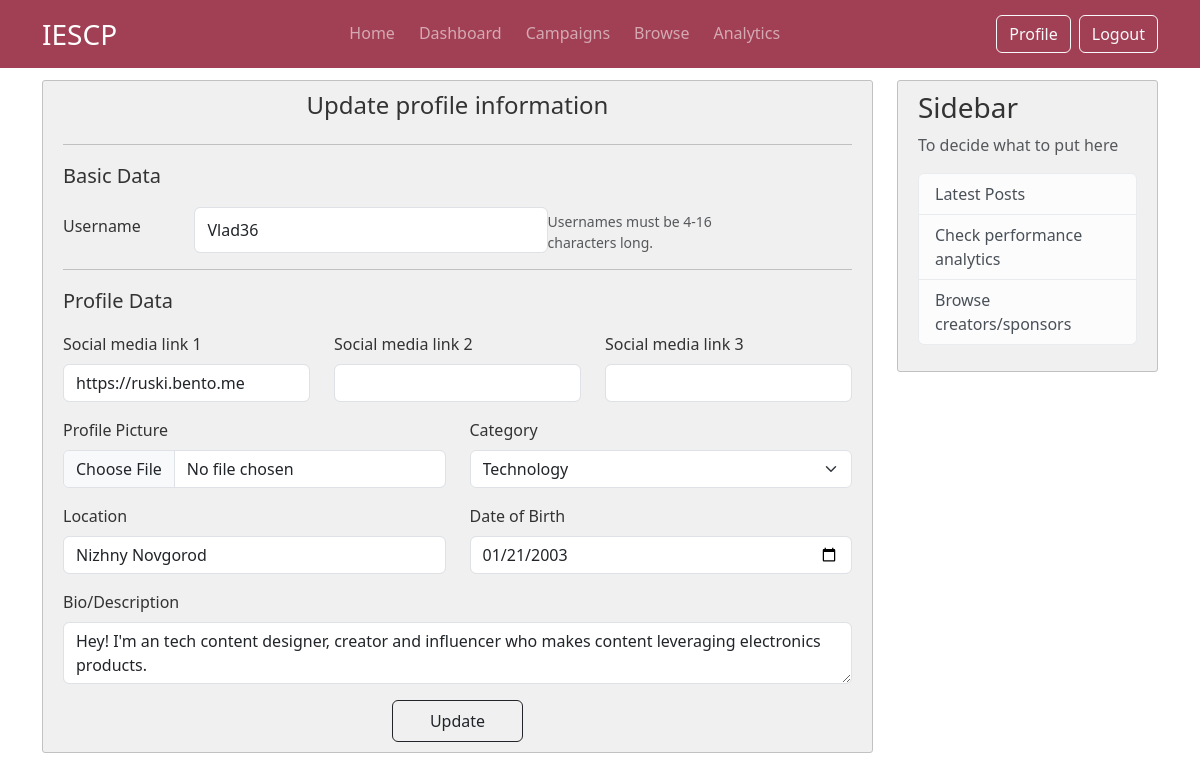
/creator-profile (signed in), run on an earlier commit of the app's database.
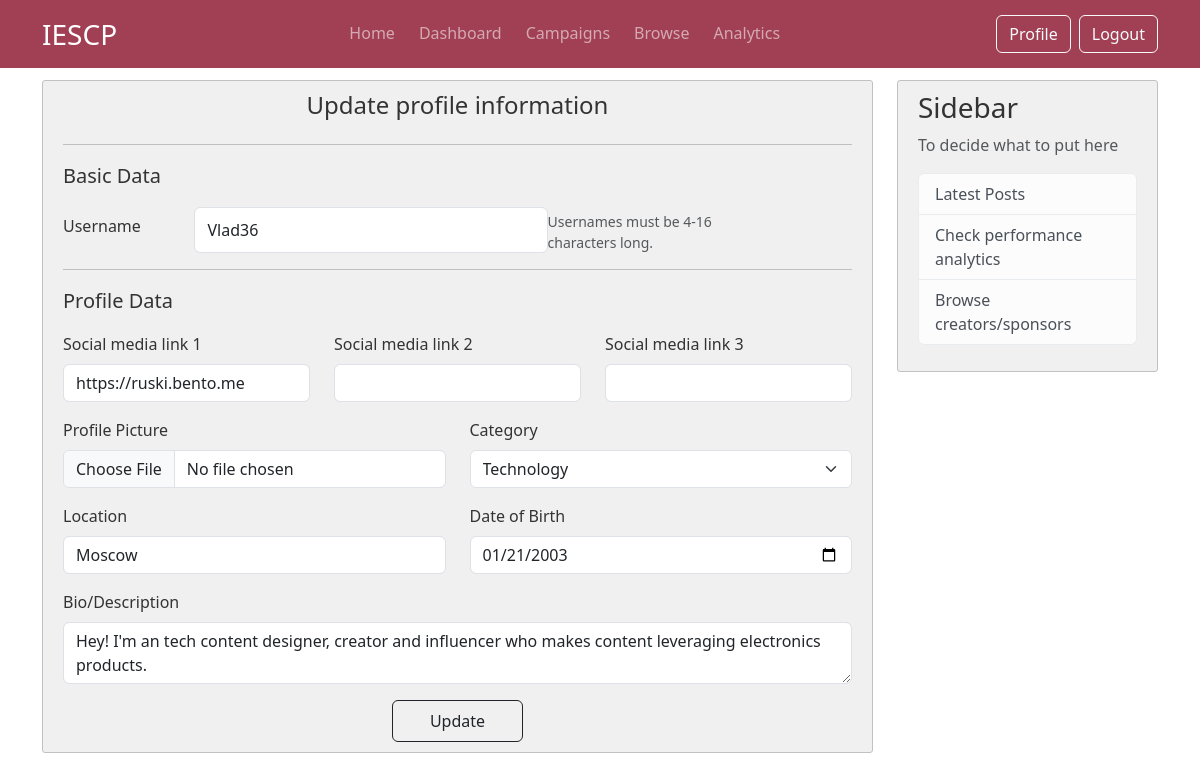
And on a later commit of the database.
### iescp/models.py (models this page shows, shortened)
class CommonUser(db.Model,UserMixin):
     __tablename__ = 'commonuser'
     id = db.Column(db.Integer, primary_key=True)
     role = db.Column(db.String(25), nullable=False) # sponsor or creator
     username = db.Column(db.String(16), unique=True, nullable =False)
     password = db.Column(db.String(60), nullable =False)
     email = db.Column(db.String(50), unique=True, nullable =False)
     firstname = db.Column(db.String(50), nullable=False)
     lastname = db.Column(db.String(50), nullable=False)
     profile_pic = db.Column(db.String(16), nullable =False, default='default.jpg')
     status = db.Column(db.String(12), nullable= False, default='Public') #public or private profile for browse page
     flag = db.Column(db.String(5), nullable=False, default='No') # flag for admin
     phone_no = db.Column(db.String(16), nullable = False)

class Creator(db.Model, UserMixin):
     __tablename__ = 'creator'
     id = db.Column(db.Integer, primary_key=True)
     common_id = db.Column(db.Integer, db.ForeignKey('commonuser.id'), nullable = False)
     social_link_1 = db.Column(db.String(120), nullable=False)
     social_link_2 = db.Column(db.String(120))
     social_link_3 = db.Column(db.String(120))
     category = db.Column(db.String(50), nullable= False)
     location= db.Column(db.String(100), nullable= False)
     dob = db.Column(db.DateTime, nullable=False)
     bio = db.Column(db.Text, nullable= False)

### iescp/routes.py (the view)
@app.route("/creator-profile", methods=['GET','POST'])
@login_required
@creator_required
def creator_profile():
     creator_data = Creator.query.filter_by(common_id=current_user.id).first()
     update_form = UpdateAccountCreator()
     if update_form.validate_on_submit():
          current_user.username = update_form.username.data
          current_user.profile_pic = update_form.profile_pic.data
          creator_data.social_link_1 = update_form.social_1.data
          creator_data.social_link_2 = update_form.social_2.data
          creator_data.social_link_3 = update_form.social_3.data
          creator_data.category = update_form.category.data
          creator_data.location = update_form.location.data
          creator_data.dob = update_form.date_of_birth.data
          creator_data.bio = update_form.biodata.data
          db.session.commit()
          flash("Your profile has been updated.",'success')
          return redirect(url_for('creator_profile'))
     elif request.method == 'GET':
          update_form.username.data = current_user.username
          update_form.social_1.data = creator_data.social_link_1
          update_form.social_2.data = creator_data.social_link_2
          update_form.social_3.data = creator_data.social_link_3
          update_form.category.data = creator_data.category
          update_form.location.data = creator_data.location
          update_form.date_of_birth.data = creator_data.dob
          update_form.biodata.data = creator_data.bio
     return render_template('creator/creator_profile.html', title="Profile", creator_data= creator_data, update_form=update_form)

### iescp/forms.py (shortened to what this page needs)
class UpdateAccountCreator(FlaskForm):
    username = StringField("Username", validators=[DataRequired(),Length(min=4,max=16)])
    social_1 = StringField('Social media link 1', validators=[DataRequired(), URL()])
    social_2 = StringField('Social media link 2', validators=[Optional() ,URL()])
    social_3 = StringField('Social media link 3', validators=[Optional() , URL()])
    profile_pic = FileField("Profile Picture")
    category = SelectField("Category", choices=[('Technology',"Technology"),('Fitness','Fitness'),('Fashion','Fashion'),('Beauty','Beauty'),('Gaming','Gaming'),('Educational','Educational'),('Travel','Travel'),('Other','Other')], validators=[DataRequired()])
    biodata = TextAreaField("Bio/Description", validators=[DataRequired(), Length(max=500)])
    location = StringField("Location", validators=[DataRequired(), Length(max=50)])
    date_of_birth = DateField("Date of Birth", format='%Y-%m-%d', validators=[DataRequired()])
    submit = SubmitField('Update')

### iescp/models.py (called while the page is built)
@login_manager.user_loader
def load_user(user_id):
     return CommonUser.query.get(int(user_id))

### iescp/templates/creator/creator_profile.html (shortened to what this page needs)
{% extends "layout.html" %}
{% block content %}
        <div class="content-section">
            <div class="text-center mb-4 ">
                <h1 class="fs-4 mb-2"> Update profile information</h1>
            </div>
            <hr>
            <form method="POST" action="{{ url_for('creator_profile') }}">
                <p class="text-start lead"> Basic Data </p>
                <div class="form-group d-flex align-items-center mb-3">
                    <div class="col-md-2"> {{ update_form.username.label (class='form-label') }} </div>
                    <div class="col-md-auto d-flex flex-row">
                        {% if update_form.username.errors %}
                            {{ update_form.username(class="form-control is-invalid") }}
                            <div class="invalid-feedback">
                                {% for error in update_form.username.errors %}
                                    <span>{{ error }}</span>
                                {% endfor %}
                            </div>
                        {% else %}
                            {{ update_form.username(class="form-control", aria_describedby="usernameHelp") }}
                            <span id="usernameHelp" class="form-text"> Usernames must be 4-16 characters long.</span>
                        {% endif %}
                    </div>
                </div>
                <hr>
                <p class="text-start lead"> Profile Data</p>
                <div class="row mb-3">
                <div class="form-group col-md-4">
                    {{ update_form.social_1.label (class='form-label') }}
                    {% if update_form.social_1.errors %}
                        {{ update_form.social_1(class="form-control  is-invalid") }}
                        <div class="invalid-feedback">
                            {% for error in update_form.social_1.errors %}
                                <span>{{ error }}</span>
                            {% endfor %}
                        </div>
                    {% else %}
                        {{ update_form.social_1(class="form-control ") }}
                    {% endif %}
                </div>
                <div class="form-group col-md-4">
                    {{ update_form.social_2.label (class='form-label') }}
                    {% if update_form.social_2.errors %}
                        {{ update_form.social_2(class="form-control  is-invalid") }}
                        <div class="invalid-feedback">
                            {% for error in update_form.social_2.errors %}
                                <span>{{ error }}</span>
                            {% endfor %}
                        </div>
                    {% else %}
                        {{ update_form.social_2(class="form-control ") }}
                    {% endif %}
                </div>
                <div class="form-group col-md-4">
                    {{ update_form.social_3.label (class='form-label') }}
                    {% if update_form.social_3.errors %}
                        {{ update_form.social_3(class="form-control  is-invalid") }}
                        <div class="invalid-feedback">
                            {% for error in update_form.social_3.errors %}
                                <span>{{ error }}</span>
                            {% endfor %}
                        </div>
                    {% else %}
                        {{ update_form.social_3(class="form-control ") }}
                    {% endif %}
                </div>
                </div>
                <div class="row mb-3">
                <div class="form-group col-md-6">
                    {{ update_form.profile_pic.label (class='form-label') }}
                    {% if update_form.profile_pic.errors %}
                        {{ update_form.profile_pic(class="form-control  is-invalid") }}
                        <div class="invalid-feedback">
                            {% for error in update_form.profile_pic.errors %}
                                <span>{{ error }}</span>
                            {% endfor %}
                        </div>
                    {% else %}
                        {{ update_form.profile_pic(class="form-control ") }}
                    {% endif %}
                </div>
                <div class="form-group col-md-6">
                    {{ update_form.category.label (class='form-label') }}
                    {% if update_form.category.errors %}
                        {{ update_form.category(class="form-select  is-invalid") }}
                        <div class="invalid-feedback">
                            {% for error in update_form.category.errors %}
                                <span>{{ error }}</span>
                            {% endfor %}
                        </div>
                    {% else %}
                        {{ update_form.category(class="form-select ") }}
                    {% endif %}
                </div>
                </div>
                <div class="row mb-3">
                <div class="form-group col-md-6">
                    {{ update_form.location.label (class='form-label') }}
                    {% if update_form.location.errors %}
                        {{ update_form.location(class="form-control  is-invalid") }}
                        <div class="invalid-feedback">
                            {% for error in update_form.location.errors %}
                                <span>{{ error }}</span>
                            {% endfor %}
                        </div>
                    {% else %}
                        {{ update_form.location(class="form-control ") }}
                    {% endif %}
                </div>
                <div class="form-group col-md-6">
                    {{ update_form.date_of_birth.label (class='form-label') }}
                    {% if update_form.date_of_birth.errors %}
                        {{ update_form.date_of_birth(class="form-control  is-invalid") }}
                        <div class="invalid-feedback">
                            {% for error in update_form.date_of_birth.errors %}
                                <span>{{ error }}</span>
                            {% endfor %}
                        </div>
                    {% else %}
                        {{ update_form.date_of_birth(class="form-control ") }}
                    {% endif %}
                </div>
                </div>
                <div class="form-group">
                    {{ update_form.biodata.label (class='form-label') }}
                    {% if update_form.biodata.errors %}
                        {{ update_form.biodata(class="form-control  is-invalid") }}
                        <div class="invalid-feedback">
                            {% for error in update_form.biodata.errors %}
                                <span>{{ error }}</span>
                            {% endfor %}
                        </div>
                    {% else %}
                        {{ update_form.biodata(class="form-control ") }}
                    {% endif %}
                </div>
                <div class="pt-3 d-grid gap-2 col-2 mx-auto form-group">
                    {{ update_form.submit(class="btn btn-outline-dark  py-2") }}
                </div>
            </form>
        </div>
{% endblock content %}

### iescp/templates/layout.html (shortened to what this page needs)
<!DOCTYPE html>
<html>
    <head>
        <link href="https://cdn.jsdelivr.net/npm/bootstrap@5.3.3/dist/css/bootstrap.min.css" rel="stylesheet">
        <link rel="stylesheet" type="text/css" href="{{ url_for('static', filename='css/layout.css') }}">
    </head>
    <body>
        <header class="site-header">
            <nav class="navbar navbar-expand-md fixed-top" data-bs-theme="dark">
                <div class="container">
                    <a class="navbar-brand fs-3" href="#" >IESCP</a>
                    <div class="collapse navbar-collapse" id="navbarSupportedContent">
                        <ul class="navbar-nav nav-underline ms-auto mb-2 mb-lg-0 gap-2">
                            <li class="nav-item">
                                <a class="nav-link {{ 'active' if request.endpoint == 'home' }}" aria-current="page" href="{{ url_for('home') }}"> Home </a>
                            </li>
                            <li class="nav-item">
                                <a class="nav-link {{ 'active' if request.endpoint == 'dashboard' }}" href="{{ url_for('dashboard') }}"> Dashboard </a>
                            </li>
                            <li class="nav-item">
                                <a class="nav-link {{ 'active' if request.endpoint == 'campaign' }}" href="{{ url_for('campaign') }}"> Campaigns </a>
                            </li>
                            <li class="nav-item">
                                <a class="nav-link {{ 'active' if request.endpoint == 'browse' }}" href="{{ url_for('browse') }}"> Browse </a>
                            </li>
                            <li class="nav-item">
                                <a class="nav-link" href="#"> Analytics </a>
                            </li>
                        </ul>
                        <ul class="navbar-nav ms-auto mb-2 mb-lg-0 gap-2">
                            <li class="nav-item">
                                {% if current_user.role=='Creator' %}
                                    <a class="btn btn-outline-light" href="{{url_for('creator_profile')}}"> Profile </a>
                                {% endif %}
                            </li>
                            <li class="nav-item">
                                <a class="btn btn-outline-light" href="{{ url_for('logout') }}"> Logout </a>
                            </li>
                        </ul>
                    </div>
            </nav>
        </header>
        <main role="main" class="container">
            <div class="row">
                <div class="col-md-9">
                    {% block content %} {% endblock %}
                </div>
                <div class="col-md-3">
                    <div class="content-section sticky-top">
                        <h3> Sidebar </h3>
                        <p class='text-muted'> To decide what to put here
                        <ul class="list-group">
                            <li class="list-group-item list-group-item-light">Latest Posts</li>
                            <li class="list-group-item list-group-item-light"> Check performance analytics </li>
                            <li class="list-group-item list-group-item-light"> Browse creators/sponsors </li>
                        </ul>
                    </p>
                    </div>
                </div>
            </div>
        </main>
    </body>
</html>

### iescp/static/css/layout.css (style rules this page uses)
.navbar { background-color: #a14055; }
.sticky-top { top: 80px; }
body { background: #fff; color: #333333; margin-top: 5rem; }
.content-section { background: #f0f0f0; padding: 10px 20px; border: 1px solid #c1c1c1; border-radius: 3px; margin-bottom: 20px; }
a { text-decoration: none; }

What changed in the data, as far as the page shows it:
changed Creator "Technology": location "Nizhny Novgorod" → "Moscow"
